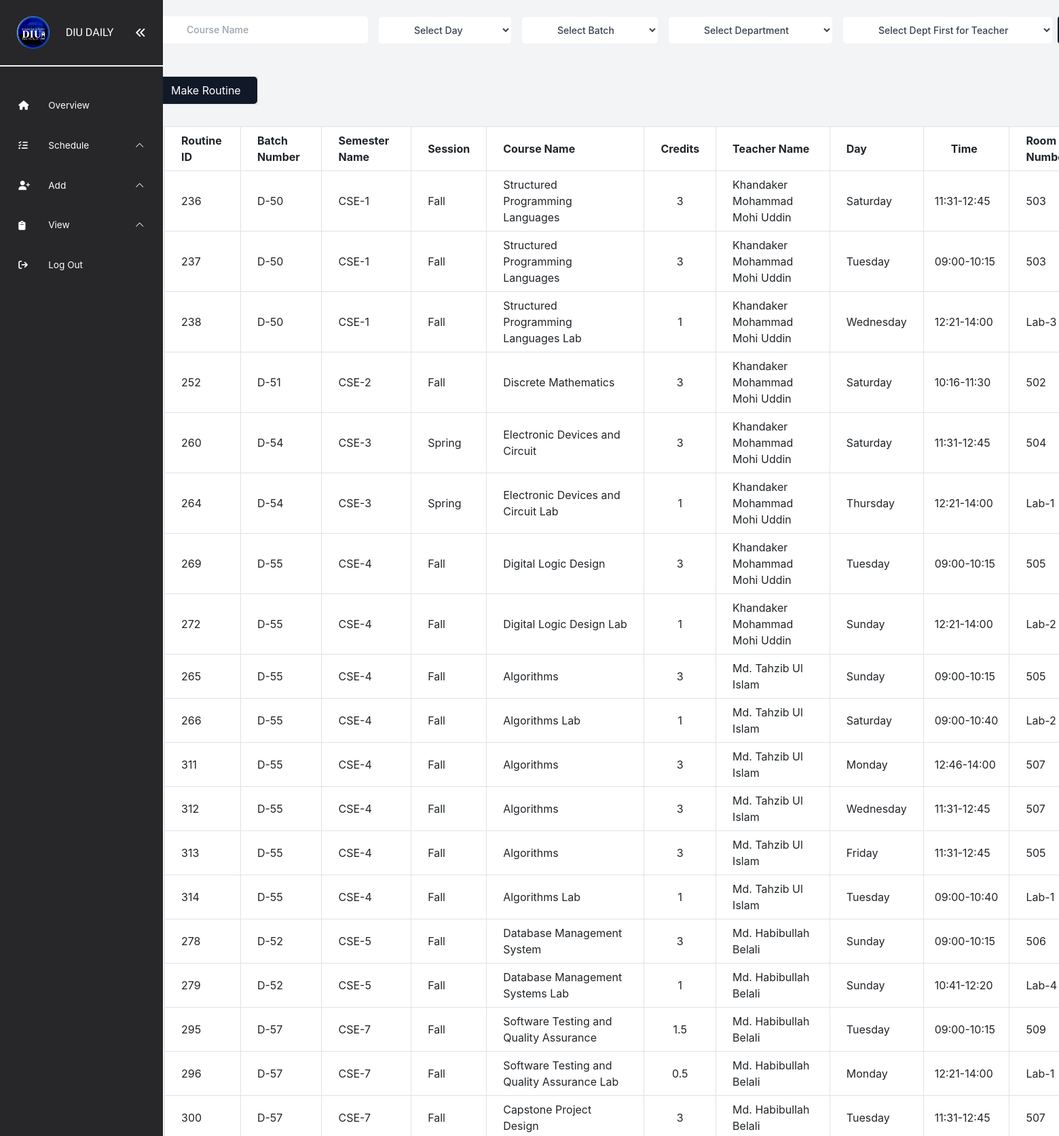
Page /src/admin/routine/show/view.php (upper part) on the committed database.
### tables this page shows
CREATE TABLE `routine` (
  `routine_id` int(11) NOT NULL,
  `course_id` int(11) DEFAULT NULL,
  `day` varchar(20) DEFAULT NULL,
  `start_time` time DEFAULT NULL,
  `room_id` int(11) DEFAULT NULL,
  `teacher_id` int(11) DEFAULT NULL,
  `batch` varchar(50) DEFAULT NULL,
  `semester` varchar(50) DEFAULT NULL,
  `end_time` time DEFAULT NULL,
  `session` varchar(10) NOT NULL
);

CREATE TABLE `batch` (
  `batch_id` int(11) NOT NULL,
  `batch_number` varchar(10) NOT NULL,
  `department_id` int(11) NOT NULL,
  `batch_shift` enum('day','evening') NOT NULL
);

CREATE TABLE `semester` (
  `semester_id` int(11) NOT NULL,
  `semester_name` varchar(50) NOT NULL,
  `department_id` int(11) DEFAULT NULL
);

CREATE TABLE `course` (
  `course_id` int(11) NOT NULL,
  `course_name` varchar(100) NOT NULL,
  `semester_id` int(11) DEFAULT NULL,
  `course_type` varchar(10) NOT NULL,
  `credits` float NOT NULL,
  `course_code` varchar(100) NOT NULL,
  `department_id` int(11) DEFAULT NULL
);

CREATE TABLE `teachers` (
  `teacher_id` int(11) NOT NULL,
  `name` varchar(100) NOT NULL,
  `mobile` varchar(20) NOT NULL,
  `department_id` int(11) NOT NULL,
  `position` varchar(50) NOT NULL,
  `mail` varchar(100) NOT NULL,
  `picture` varchar(255) DEFAULT NULL,
  `password` varchar(255) NOT NULL,
  `token` varchar(255) DEFAULT NULL,
  `expiry` varchar(255) DEFAULT NULL
);

CREATE TABLE `room` (
  `room_id` int(11) NOT NULL,
  `room_number` varchar(50) NOT NULL,
  `room_type` varchar(10) DEFAULT NULL
);

### src/admin/routine/show/view.php (the view, shortened to what this page needs)
<?php
include("../../../../database/config.php");
include("../../../include/adminNavbar.php");
?>
<div class="flex flex-col min-h-screen w-full">
  <div class="flex justify-between my-4">
    <form method="POST" action="" class="flex items-center space-x-4">
      <div class="flex items-center space-x-4">
        <input type="text" id="course_name" name="course_name"
          class="text-gray-700 bg-white hover:bg-gray-100 focus:ring-4 focus:outline-none focus:ring-gray-300 font-medium rounded-lg text-sm px-5 py-2.5"
          placeholder="Course Name">
      </div>
      <div class="flex items-center space-x-4">
        <select id="day" name="day"
          class="text-gray-700 bg-white hover:bg-gray-100 focus:ring-4 focus:outline-none focus:ring-gray-300 font-medium rounded-lg text-sm px-5 py-2.5">
          <option value="">Select Day</option>
        </select>
      </div>
      <div class="flex items-center space-x-4">
        <select id="batch" name="batch"
          class="text-gray-700 bg-white hover:bg-gray-100 focus:ring-4 focus:outline-none focus:ring-gray-300 font-medium rounded-lg text-sm px-5 py-2.5">
          <option value="">Select Batch</option>
        </select>
      </div>
      <div class="flex items-center space-x-4">
        <select id="department_id" name="department_id"
          class="text-gray-700 bg-white hover:bg-gray-100 focus:ring-4 focus:outline-none focus:ring-gray-300 font-medium rounded-lg text-sm px-5 py-2.5">
          <option value="">Select Department</option>
        </select>
      </div>
      <div class="flex items-center space-x-4" id="teacherDropdown">
        <select id="teacher_id" name="teacher_id"
          class="text-gray-700 bg-white hover:bg-gray-100 focus:ring-4 focus:outline-none focus:ring-gray-300 font-medium rounded-lg text-sm px-5 py-2.5">
          <option value="">Select Dept First</option>
        </select>
      </div>
      <button type="submit" value="Search" class="ml-2 bg-gray-900 hover:bg-gray-600 text-white py-2 px-4 rounded"></button>
    </form>
  </div>
  <div class="flex flex-col min-h-screen w-full">
    <div class="flex justify-between mt-4">
      <div>
        <p class="border border-black flex">
          <a href="select.php"
            class="inline-block px-4 py-2 bg-gray-900 text-white rounded-lg hover:bg-gray-600 hover:no-underline">
            Make Routine
          </a>
        </p>
      </div>
    </div>
    <div class="container mx-auto py-8">
      <table class="table-auto w-full bg-white">
        <thead>
          <tr>
            <th class="px-4 py-2 border">Routine ID</th>
            <th class="px-4 py-2 border">Batch Number</th>
            <th class="px-4 py-2 border">Semester Name</th>
            <th class="px-4 py-2 border">Session</th>
            <th class="px-4 py-2 border">Course Name</th>
            <th class="px-4 py-2 border">Credits</th>
            <th class="px-4 py-2 border">Teacher Name</th>
            <th class="px-4 py-2 border">Day</th>
            <th class="px-10 py-2 border">Time</th>
            <th class="px-4 py-2 border">Room Number</th>
          </tr>
        </thead>
        <tbody>
          <?php
$where = "";
        $sql = "SELECT r.`routine_id`, c.`course_name`,c.`credits`, r.`day`, r.`start_time`,
        ro.`room_number`, t.`name` AS 'name', ba.`batch_number`,
        se.`semester_name`, r.`end_time`, r.`session`,
        tea.`mobile`, tea.`department_id`, tea.`position`, tea.`mail`, tea.`picture`
        FROM `routine` r
        JOIN `course` c ON r.`course_id` = c.`course_id`
        JOIN `teachers` t ON r.`teacher_id` = t.`teacher_id`
        JOIN `room` ro ON r.`room_id` = ro.`room_id`
        JOIN `batch` ba ON r.`batch` = ba.`batch_id`
        JOIN `semester` se ON r.`semester` = se.`semester_id`
        JOIN `teachers` tea ON r.`teacher_id` = tea.`teacher_id`
        WHERE 1 $where";
        $result = $conn->query($sql);
        if ($result->num_rows > 0) {
            while ($row = $result->fetch_assoc()) {?>
          <tr>
            <td class="border px-4 py-2"><?php echo $row['routine_id'] ?> </td>
            <td class="border px-4 py-2"><?php echo $row['batch_number'] ?> </td>
            <td class="border px-4 py-2"><?php echo $row['semester_name'] ?> </td>
            <td class="border px-4 py-2"><?php echo $row['session'] ?> </td>
            <td class="border px-4 py-2"><?php echo $row['course_name'] ?> </td>
            <td class="border px-4 py-2 text-center"><?php echo $row['credits'] ?> </td>
            <td class="border px-4 py-2"><?php echo $row['name'] ?> </td>
            <td class="border px-4 py-2"><?php echo $row['day'] ?> </td>
            <td class="border px-3 py-2">
              <?php
    $start_time = strtotime($row['start_time']);
    $end_time = strtotime($row['end_time']);
    $formatted_start_time = date('H:i', $start_time);
    $formatted_end_time = date('H:i', $end_time);
    echo $formatted_start_time . '-' . $formatted_end_time;
    ?>
            </td>
            <td class="border px-4 py-2"><?php echo $row['room_number'] ?> </td>
          </tr>
          <?php }
        } else {
            echo "<tr><td colspan='3' class='text-center'>No Routine found.</td></tr>";
        }
        ?>
        </tbody>
      </table>
    </div>
  </div>
</div>
</body>
</html>

### rows in the picture
routine: routine_id "236", batch.batch_number "D-50", semester.semester_name "CSE-1", session "Fall", course.course_name "Structured Programming Languages", course.credits "3", teacher.name "Khandaker Mohammad Mohi Uddin", day "Saturday", start_time "11:31", end_time "12:45", room.room_number "503"
routine: routine_id "237", batch.batch_number "D-50", semester.semester_name "CSE-1", session "Fall", course.course_name "Structured Programming Languages", course.credits "3", teacher.name "Khandaker Mohammad Mohi Uddin", day "Tuesday", start_time "09:00", end_time "10:15", room.room_number "503"
routine: routine_id "238", batch.batch_number "D-50", semester.semester_name "CSE-1", session "Fall", course.course_name "Structured Programming Languages Lab", course.credits "1", teacher.name "Khandaker Mohammad Mohi Uddin", day "Wednesday", start_time "12:21", end_time "14:00", room.room_number "Lab-3"
routine: routine_id "252", batch.batch_number "D-51", semester.semester_name "CSE-2", session "Fall", course.course_name "Discrete Mathematics", course.credits "3", teacher.name "Khandaker Mohammad Mohi Uddin", day "Saturday", start_time "10:16", end_time "11:30", room.room_number "502"
routine: routine_id "260", batch.batch_number "D-54", semester.semester_name "CSE-3", session "Spring", course.course_name "Electronic Devices and Circuit", course.credits "3", teacher.name "Khandaker Mohammad Mohi Uddin", day "Saturday", start_time "11:31", end_time "12:45", room.room_number "504"
routine: routine_id "264", batch.batch_number "D-54", semester.semester_name "CSE-3", session "Spring", course.course_name "Electronic Devices and Circuit Lab", course.credits "1", teacher.name "Khandaker Mohammad Mohi Uddin", day "Thursday", start_time "12:21", end_time "14:00", room.room_number "Lab-1"
routine: routine_id "269", batch.batch_number "D-55", semester.semester_name "CSE-4", session "Fall", course.course_name "Digital Logic Design", course.credits "3", teacher.name "Khandaker Mohammad Mohi Uddin", day "Tuesday", start_time "09:00", end_time "10:15", room.room_number "505"
routine: routine_id "272", batch.batch_number "D-55", semester.semester_name "CSE-4", session "Fall", course.course_name "Digital Logic Design Lab", course.credits "1", teacher.name "Khandaker Mohammad Mohi Uddin", day "Sunday", start_time "12:21", end_time "14:00", room.room_number "Lab-2"
routine: routine_id "265", batch.batch_number "D-55", semester.semester_name "CSE-4", session "Fall", course.course_name "Algorithms", course.credits "3", teacher.name "Md. Tahzib Ul Islam", day "Sunday", start_time "09:00", end_time "10:15", room.room_number "505"
routine: routine_id "266", batch.batch_number "D-55", semester.semester_name "CSE-4", session "Fall", course.course_name "Algorithms Lab", course.credits "1", teacher.name "Md. Tahzib Ul Islam", day "Saturday", start_time "09:00", end_time "10:40", room.room_number "Lab-2"
routine: routine_id "311", batch.batch_number "D-55", semester.semester_name "CSE-4", session "Fall", course.course_name "Algorithms", course.credits "3", teacher.name "Md. Tahzib Ul Islam", day "Monday", start_time "12:46", end_time "14:00", room.room_number "507"
routine: routine_id "312", batch.batch_number "D-55", semester.semester_name "CSE-4", session "Fall", course.course_name "Algorithms", course.credits "3", teacher.name "Md. Tahzib Ul Islam", day "Wednesday", start_time "11:31", end_time "12:45", room.room_number "507"
routine: routine_id "313", batch.batch_number "D-55", semester.semester_name "CSE-4", session "Fall", course.course_name "Algorithms", course.credits "3", teacher.name "Md. Tahzib Ul Islam", day "Friday", start_time "11:31", end_time "12:45", room.room_number "505"
routine: routine_id "314", batch.batch_number "D-55", semester.semester_name "CSE-4", session "Fall", course.course_name "Algorithms Lab", course.credits "1", teacher.name "Md. Tahzib Ul Islam", day "Tuesday", start_time "09:00", end_time "10:40", room.room_number "Lab-1"
routine: routine_id "278", batch.batch_number "D-52", semester.semester_name "CSE-5", session "Fall", course.course_name "Database Management System", course.credits "3", teacher.name "Md. Habibullah Belali", day "Sunday", start_time "09:00", end_time "10:15", room.room_number "506"
routine: routine_id "279", batch.batch_number "D-52", semester.semester_name "CSE-5", session "Fall", course.course_name "Database Management Systems Lab", course.credits "1", teacher.name "Md. Habibullah Belali", day "Sunday", start_time "10:41", end_time "12:20", room.room_number "Lab-4"
routine: routine_id "295", batch.batch_number "D-57", semester.semester_name "CSE-7", session "Fall", course.course_name "Software Testing and Quality Assurance", course.credits "1.5", teacher.name "Md. Habibullah Belali", day "Tuesday", start_time "09:00", end_time "10:15", room.room_number "509"
routine: routine_id "296", batch.batch_number "D-57", semester.semester_name "CSE-7", session "Fall", course.course_name "Software Testing and Quality Assurance Lab", course.credits "0.5", teacher.name "Md. Habibullah Belali", day "Monday", start_time "12:21", end_time "14:00", room.room_number "Lab-1"
routine: routine_id "300", batch.batch_number "D-57", semester.semester_name "CSE-7", session "Fall", course.course_name "Capstone Project Design", course.credits "3", teacher.name "Md. Habibullah Belali", day "Tuesday", start_time "11:31", end_time "12:45", room.room_number "507"
